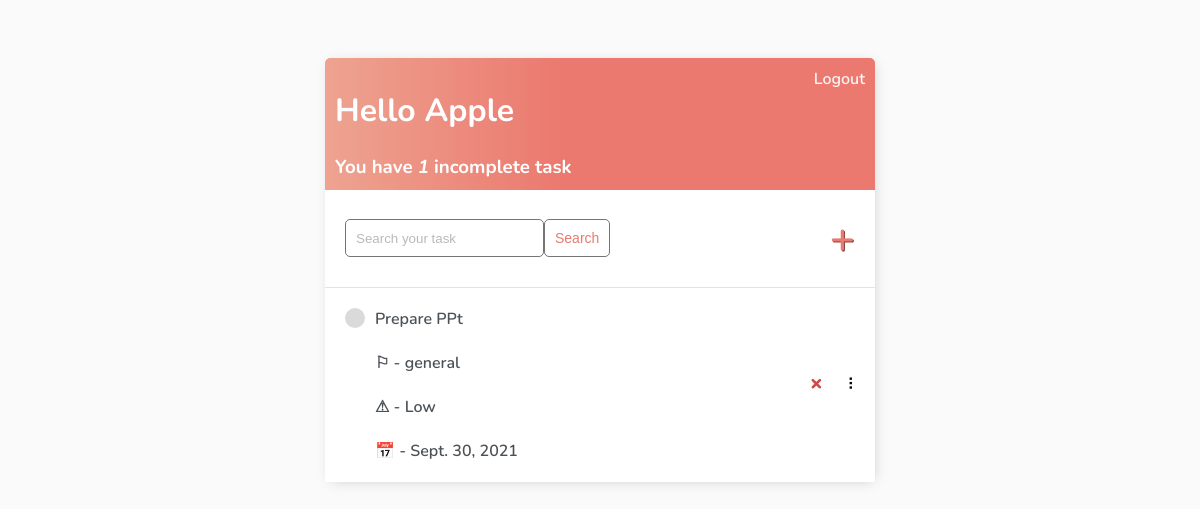
The app's page / (signed in), older data.
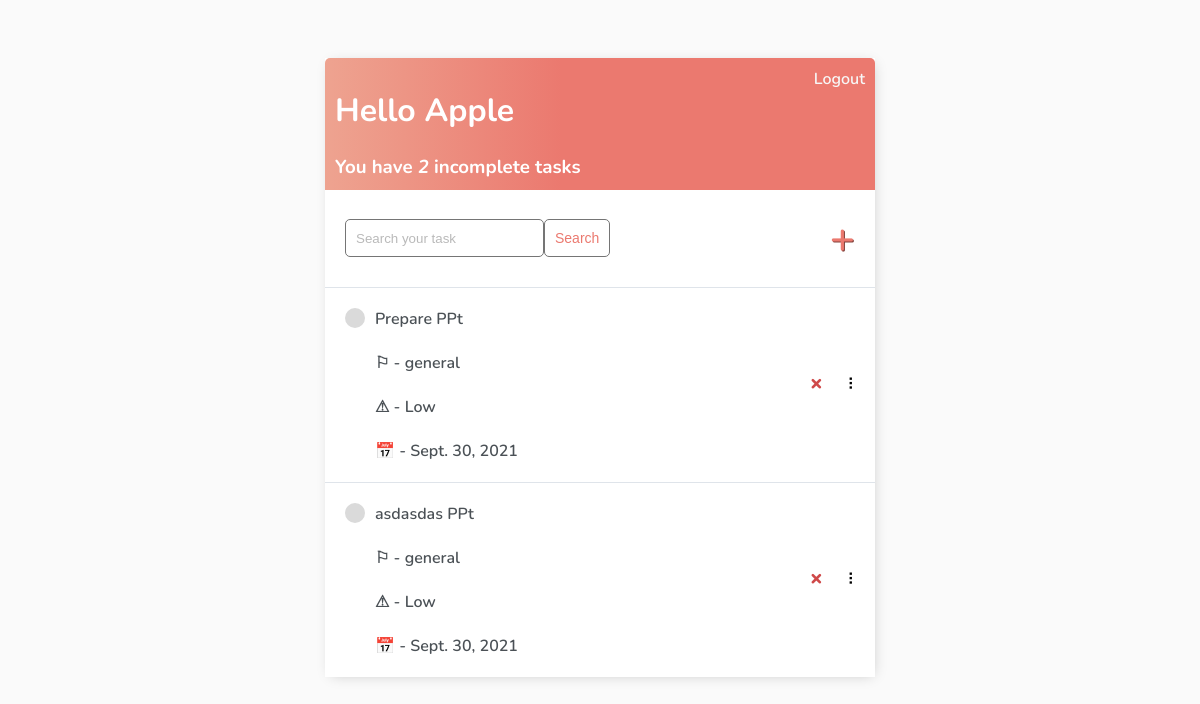
The same page, newer data.
### app/models.py (models this page shows)
class Task(models.Model):
    user = models.ForeignKey(User, on_delete=models.CASCADE, null=True, blank=True)
    title = models.CharField(max_length=200)
    description = models.TextField(null=True, blank=True)
    complete = models.BooleanField(default=False)
    created = models.DateTimeField(auto_now_add=True)
    due_date = models.DateField(default=datetime.now)
    category = models.ForeignKey(Category, on_delete=models.CASCADE, null=True, blank=True,default="general",)
    HIGH = 'High'
    MEDIUM = 'Medium'
    LOW = 'Low'
    choices = [
        (HIGH, 'High'),
        (MEDIUM, 'Medium'),
        (LOW, 'Low'),
    ]
    priority = models.CharField(max_length=6,choices=choices,default=HIGH,)
    def __str__(self):
        return self.title
    class Meta:
        order_with_respect_to = 'user'

class Category(models.Model):
    name = models.CharField(max_length=100)
    class Meta:
        verbose_name = ("Category")
        verbose_name_plural = ("Categories")
    def __str__(self):
        return self.name

### app/views.py (the view)
# urls.py: path('', TaskList.as_view(), name='tasks'),
class TaskList(LoginRequiredMixin, ListView):
    model = Task
    context_object_name = 'tasks'
    def get_context_data(self, **kwargs):
        context =  super().get_context_data(**kwargs)
        context['tasks'] = context['tasks'].filter(user=self.request.user)
        context['count'] = context['tasks'].filter(complete=False).count()
        search_input = self.request.GET.get('search-area') or ''
        if search_input:
            context['tasks'] = context['tasks'].filter(title__icontains=search_input)
        context['search_input'] = search_input
        return context

### app/templates/app/task_list.html (shortened to what this page needs)
{% extends 'app/main.html' %} {% block content %}
<div class="header-bar">
    <div>
        <h1>Hello {{request.user|title}}</h1>
        <h3 style="margin:0">You have <i>{{count}}</i> incomplete task{{ count|pluralize:"s" }}</h3>
    </div>
    {% if request.user.is_authenticated %}
    <a href="{% url 'logout' %}">Logout</a> {% else %}
    <a href="{% url 'login' %}">Login</a> {% endif %}
</div>
<div id="search-add-wrapper">
    <form method="GET" style="display: flex;">
        <input type='text' name='search-area' placeholder="Search your task" value="{{search_input}}">
        <input class="button" type="submit" value='Search'>
    </form>
    {% if tasks|length > 0 %}
    <a id="add-link" href="{% url 'create-task' %}">&#x2b;</a>
    {% endif %}
</div>
<div id="tasklist" class="task-items-wrapper">
    {% for task in tasks %}
    <div class="task-wrapper" data-position="{{task.pk}}">
        <div class="task-title">
            {% if task.complete %}
            <div class="task-complete-icon"></div>
            <i><s><a href="{% url 'update-task' task.id %}">{{task}}   <br></br>  &#9872; - {{task.category}} <br></br>  &#9888; - {{task.priority}}  <br></br>  &#128197; - {{task.due_date}}</a>  </s></i>
            {% else %}
            <div class="task-incomplete-icon"></div>
            <a href="{% url 'update-task' task.id %}">{{task}}   <br></br>  &#9872; - {{task.category}} <br></br>  &#9888; - {{task.priority}}  <br></br>  &#128197; - {{task.due_date}}</a>
            {% endif %}
        </div>
        <div class="task-controls">
            <a class="delete-link" href="{% url 'delete-task' task.id %}">&#215;</a>
            <span class="handle">&nbsp;&#10247;</span>
        </div>
    </div>
    {% empty %}
    <div style="text-align: center; padding-bottom: 10px; line-height: 1em;">
        <h3>No new tasks are created.</h3>
        <h3>Create a <a style="text-decoration: none; color: #e53935;" href="{% url 'create-task' %}">New task</a> ! </h3>
    </div>
    {% endfor %}
</div>
{% endblock content %}

### app/templates/app/main.html (shortened to what this page needs)
<!DOCTYPE html>
<html>
    <head>
        <link rel="stylesheet" href="">
    </head>
    <body>
        <div class='container'>
            {% block content %}
            {% endblock content %}
        </div>
    </body>
</html>

### app/templates/app/main.html (style rules this page uses)
body { background-color: #FAFAFA; font-family: 'Nunito', sans-serif; padding-top: 50px; }
h1, h2, h3, h4, h5, h6, { font-family: 'Raleway', sans-serif; }
a, p { color: #4b5156 }
a { font-weight: 600; }
.container { max-width: 550px; margin: auto; background-color: #fff; -webkit-box-shadow: 2px 2px 13px -4px rgba(0, 0, 0, 0.21); box-shadow: 2px 2px 13px -4px rgba(0, 0, 0, 0.21); }
input { outline: none; border: none; }
.header-bar { display: flex; justify-content: space-between; color: #fff; padding: 10px; border-radius: 5px 5px 0 0; background: linear-gradient(90deg, #EEA390 0%, #EB796F 43%, #EB796F 100%); }
.header-bar a { color: rgb(247, 247, 247); text-decoration: none; }
.task-wrapper { display: flex; align-items: center; justify-content: space-between; background-color: #fff; border-top: 1px solid #dfe4ea; overflow: hidden; }
.task-title { display: flex; padding: 20px; }
.task-title a { text-decoration: none; color: #4b5156; margin-left: 10px; }
.task-incomplete-icon { height: 20px; width: 20px; background-color: rgb(218, 218, 218); border-radius: 50%; }
.delete-link { text-decoration: none; font-weight: 900; color: #cf4949; font-size: 22px; line-height: 0; padding: 20px 0px; }
.handle { display: inline-block; padding: 20px 16px; cursor: grab; user-select: none; }
.handle:after, .handle:before { display: block; content: ""; }
#add-link { color: #EB796F; text-decoration: none; font-size: 42px; text-shadow: 1px 1px #81413b; }
#search-add-wrapper { display: flex; justify-content: space-between; align-items: center; padding: 20px; }
input[type=text], input[type=password], textarea { border: 1px solid #757575; border-radius: 5px; padding: 10px; width: 90%; }
::placeholder { font-weight: 300; opacity: 0.5; }
.button { border: 1px solid #757575; background-color: #FFF; color: #EB796F; padding: 10px; font-size: 14px; border-radius: 5px; cursor: pointer; text-decoration: none; }

Row changes from the older to the newer data that the page shows:
added Task: title "asdasdas PPt", category "general", priority "Low", due_date "Sept. 30, 2021"
Text that changed along with them:
{{ count }}: "1" → "2"
